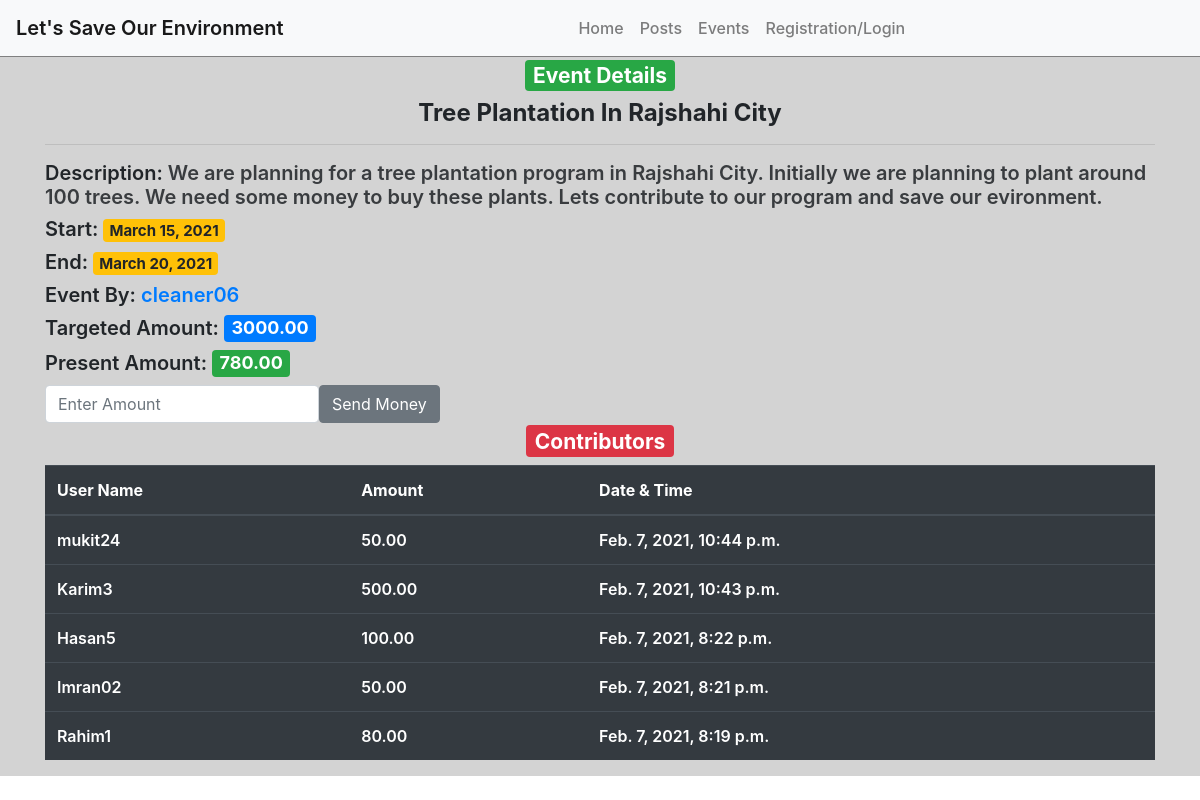
The app's page /events/1/ with its own data.
### event/models.py (models this page shows, shortened)
class Event(models.Model):
    headline = models.CharField(max_length=100)
    description = models.TextField()
    volunteer = models.ForeignKey('home.Volunteer_Profile',on_delete=models.CASCADE)
    target_amount = models.DecimalField(max_digits=15, decimal_places=2)
    present_amount = models.DecimalField(max_digits=15, decimal_places=2,default=0)
    is_present = models.BooleanField(default=True)
    created_on = models.DateTimeField(auto_now_add=True)
    start_date = models.DateField(blank=True,null=True)
    end_date = models.DateField(blank=True,null=True)

class Contributer(models.Model):
    event_no = models.ForeignKey('Event',on_delete=models.CASCADE)
    contributer = models.ForeignKey('home.Contributer_Profile',on_delete=models.CASCADE)
    amount = models.DecimalField(max_digits=15, decimal_places=2)
    created_on = models.DateTimeField()

### home/models.py (models this page shows)
class Volunteer_Profile(models.Model):
    full_name = models.CharField(max_length=255)
    profile_picture = models.FileField(upload_to='uploads/')
    profession = models.CharField(max_length=100,blank=True)
    address = models.CharField(max_length=100)
    mobile = models.CharField(max_length=60)
    facebook = models.URLField(max_length=60,blank=True)
    about_me = models.TextField(blank=True)
    total_points = models.DecimalField(max_digits=15, decimal_places=2,default=0)
    user = models.OneToOneField(settings.AUTH_USER_MODEL, on_delete=models.CASCADE,related_name="volunteer")
    def __str__(self):
        return self.user.username

class Contributer_Profile(models.Model):
    full_name = models.CharField(max_length=255)
    profile_picture = models.FileField(upload_to='uploads/')
    profession = models.CharField(max_length=100)
    address = models.CharField(max_length=100)
    mobile = models.CharField(max_length=60)
    facebook = models.URLField(max_length=60,blank=True)
    about_me = models.TextField(blank=True)
    total_money = models.DecimalField(max_digits=15, decimal_places=2,default=0)
    user = models.OneToOneField(settings.AUTH_USER_MODEL, on_delete=models.CASCADE,related_name="contributer")
    def __str__(self):
        return self.user.username

### event/views.py (the view)
# urls.py: path('<int:id>/',event_details,name='event_details'),
def event_details(request,id):
    event = Event.objects.get(pk=id)
    cont = Contributer.objects.filter(event_no=event).order_by('-created_on')
    context = {
        'event':event,
        'contributers':cont,
    }
    return render(request,'event/event_details.html',context)

### templates/event/event_details.html (shortened to what this page needs)
{% extends "base.html" %}
{% load static %}
{% block content %}
<div class="event_details" style="background-color: lightgray;">
    <div class="container">
        <div class="text-center">
            <h3><span class="badge badge-success">Event Details</span></h3>
        </div>
        <h4 style="text-align: center;font-weight: 700;">{{event.headline}}</h4>
        <hr>
        <h5 style="font-weight: 600;">Description: <span style="color: rgb(57, 60, 63);">{{event.description}}</span> </h5>
        <h5 style="font-weight: 600;">Start: <span class="badge badge-warning">{{event.start_date}}</span></h5>
                            <h5 style="font-weight: 600;">End: <span class="badge badge-warning">{{event.end_date}}</span></h5>
                            <h5 style="font-weight: 600;">Event By: <a href="{% url 'profile_view' event.volunteer.user.id %}">{{event.volunteer}}</a></h5>
        <h5><span style="font-weight: 600;">Targeted Amount:</span> <span class="badge badge-primary" style="font-size: large;">{{event.target_amount}}</span></h5>
        <h5><span style="font-weight: 600;">Present Amount:</span> <span class="badge badge-success" style="font-size: large;">{{event.present_amount}}</span></h5>
        <form class="form-inline" action="{% url 'add_money' event.id %}" method="POST">
            <input type="number" name="amount" placeholder="Enter Amount" class="form-control">
            <input type="submit" value="Send Money" class="btn btn-secondary">
        </form>
        <div class="text-center">
            <h3><span class="badge badge-danger">Contributors</span></h3>
        </div>
        <div style="overflow-y: auto;">
            <table class="table table-dark table-hover">
                <thead>
                  <tr>
                    <th>User Name</th>
                    <th>Amount</th>
                    <th>Date & Time</th>
                  </tr>
                </thead>
                <tbody style="font-weight: 600;">
                  {% for contributer in contributers %}
                  <tr>
                    <td>{{contributer.contributer}}</td>
                    <td>{{contributer.amount}}</td>
                    <td>{{contributer.created_on}}</td>
                  </tr>
                  {% endfor %}
                </tbody>
              </table>
        </div>
    </div>
</div>
{% endblock %}

### records on screen
Event: headline "Tree Plantation In Rajshahi City", description "We are planning for a tree plantation program in Rajshahi City. Initially we are planning to plant around 100 trees. We need some money to buy these plants. Lets contribute to our program and save our evironment.", start_date "March 15, 2021", end_date "March 20, 2021", volunteer "cleaner06", target_amount "3000.00", present_amount "780.00"
Contributer: contributer "mukit24", amount "50.00", created_on "Feb. 7, 2021, 10:44 p.m."
Contributer: contributer "Karim3", amount "500.00", created_on "Feb. 7, 2021, 10:43 p.m."
Contributer: contributer "Hasan5", amount "100.00", created_on "Feb. 7, 2021, 8:22 p.m."
Contributer: contributer "Imran02", amount "50.00", created_on "Feb. 7, 2021, 8:21 p.m."
Contributer: contributer "Rahim1", amount "80.00", created_on "Feb. 7, 2021, 8:19 p.m."
